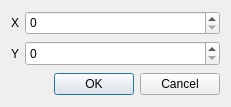
<?xml version="1.0" encoding="UTF-8"?>
<ui version="4.0">
 <class>Dialog</class>
 <widget class="QDialog" name="Dialog">
  <property name="geometry">
   <rect>
    <x>0</x>
    <y>0</y>
    <width>231</width>
    <height>107</height>
   </rect>
  </property>
  <property name="windowTitle">
   <string>Dialog</string>
  </property>
  <layout class="QGridLayout" name="gridLayout">
   <item row="0" column="0">
    <widget class="QLabel" name="X">
     <property name="sizePolicy">
      <sizepolicy hsizetype="Minimum" vsizetype="Preferred">
       <horstretch>0</horstretch>
       <verstretch>0</verstretch>
      </sizepolicy>
     </property>
     <property name="text">
      <string>X</string>
     </property>
    </widget>
   </item>
   <item row="1" column="0">
    <widget class="QLabel" name="Y">
     <property name="sizePolicy">
      <sizepolicy hsizetype="Minimum" vsizetype="Preferred">
       <horstretch>0</horstretch>
       <verstretch>0</verstretch>
      </sizepolicy>
     </property>
     <property name="text">
      <string>Y</string>
     </property>
    </widget>
   </item>
   <item row="1" column="1">
    <widget class="QSpinBox" name="spinBoxY">
     <property name="sizePolicy">
      <sizepolicy hsizetype="MinimumExpanding" vsizetype="Preferred">
       <horstretch>0</horstretch>
       <verstretch>0</verstretch>
      </sizepolicy>
     </property>
    </widget>
   </item>
   <item row="0" column="1">
    <widget class="QSpinBox" name="spinBoxX">
     <property name="sizePolicy">
      <sizepolicy hsizetype="MinimumExpanding" vsizetype="Preferred">
       <horstretch>0</horstretch>
       <verstretch>0</verstretch>
      </sizepolicy>
     </property>
    </widget>
   </item>
   <item row="3" column="0" colspan="2">
    <widget class="QDialogButtonBox" name="buttonBox">
     <property name="sizePolicy">
      <sizepolicy hsizetype="Expanding" vsizetype="Preferred">
       <horstretch>0</horstretch>
       <verstretch>0</verstretch>
      </sizepolicy>
     </property>
     <property name="orientation">
      <enum>Qt::Horizontal</enum>
     </property>
     <property name="standardButtons">
      <set>QDialogButtonBox::Cancel|QDialogButtonBox::Ok</set>
     </property>
     <property name="centerButtons">
      <bool>false</bool>
     </property>
    </widget>
   </item>
  </layout>
 </widget>
 <resources/>
 <connections>
  <connection>
   <sender>buttonBox</sender>
   <signal>accepted()</signal>
   <receiver>Dialog</receiver>
   <slot>accept()</slot>
   <hints>
    <hint type="sourcelabel">
     <x>248</x>
     <y>254</y>
    </hint>
    <hint type="destinationlabel">
     <x>157</x>
     <y>274</y>
    </hint>
   </hints>
  </connection>
  <connection>
   <sender>buttonBox</sender>
   <signal>rejected()</signal>
   <receiver>Dialog</receiver>
   <slot>reject()</slot>
   <hints>
    <hint type="sourcelabel">
     <x>316</x>
     <y>260</y>
    </hint>
    <hint type="destinationlabel">
     <x>286</x>
     <y>274</y>
    </hint>
   </hints>
  </connection>
 </connections>
</ui>
